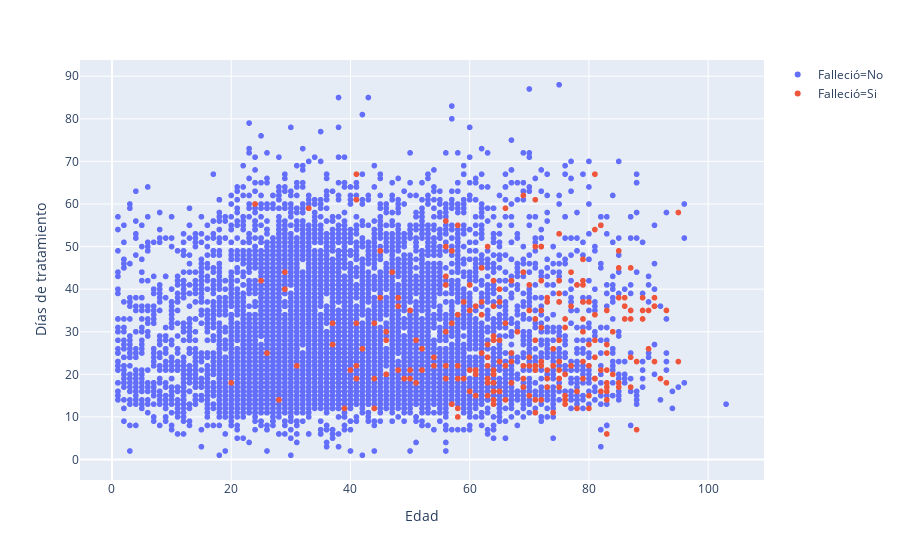

Notebook cell for this chart:
### Code cell
import plotly.express as px
fig = px.scatter(data[(data['Edad'] > 0)&(data['Días de tratamiento'] > 0)], x="Edad", y="Días de tratamiento", color='Falleció')
fig.show()

### Figure 1 — Plotly figure (JSON) as saved in the notebook; plotly's stock layout.template omitted (floating-point values rounded to 4 significant figures; data arrays with more than 128 entries replaced by an {"elided": "..."} marker saying what was removed)
{"data": [{"hoverlabel": {"namelength": 0}, "hovertemplate": "Falleció=No<br>Edad=%{x}<br>Días de tratamiento=%{y}", "legendgroup": "Falleció=No", "marker": {"color": "#636efa", "symbol": "circle"}, "mode": "markers", "name": "Falleció=No", "showlegend": true, "type": "scattergl", "x": {"elided": "8098 int values"}, "xaxis": "x", "y": {"elided": "8098 int values"}, "yaxis": "y"}, {"hoverlabel": {"namelength": 0}, "hovertemplate": "Falleció=Si<br>Edad=%{x}<br>Días de tratamiento=%{y}", "legendgroup": "Falleció=Si", "marker": {"color": "#EF553B", "symbol": "circle"}, "mode": "markers", "name": "Falleció=Si", "showlegend": true, "type": "scattergl", "x": {"elided": "237 int values"}, "xaxis": "x", "y": {"elided": "237 int values"}, "yaxis": "y"}], "layout": {"legend": {"tracegroupgap": 0}, "margin": {"t": 60}, "xaxis": {"anchor": "y", "domain": [0, 1], "title": {"text": "Edad"}}, "yaxis": {"anchor": "x", "domain": [0, 1], "title": {"text": "Días de tratamiento"}}}}
